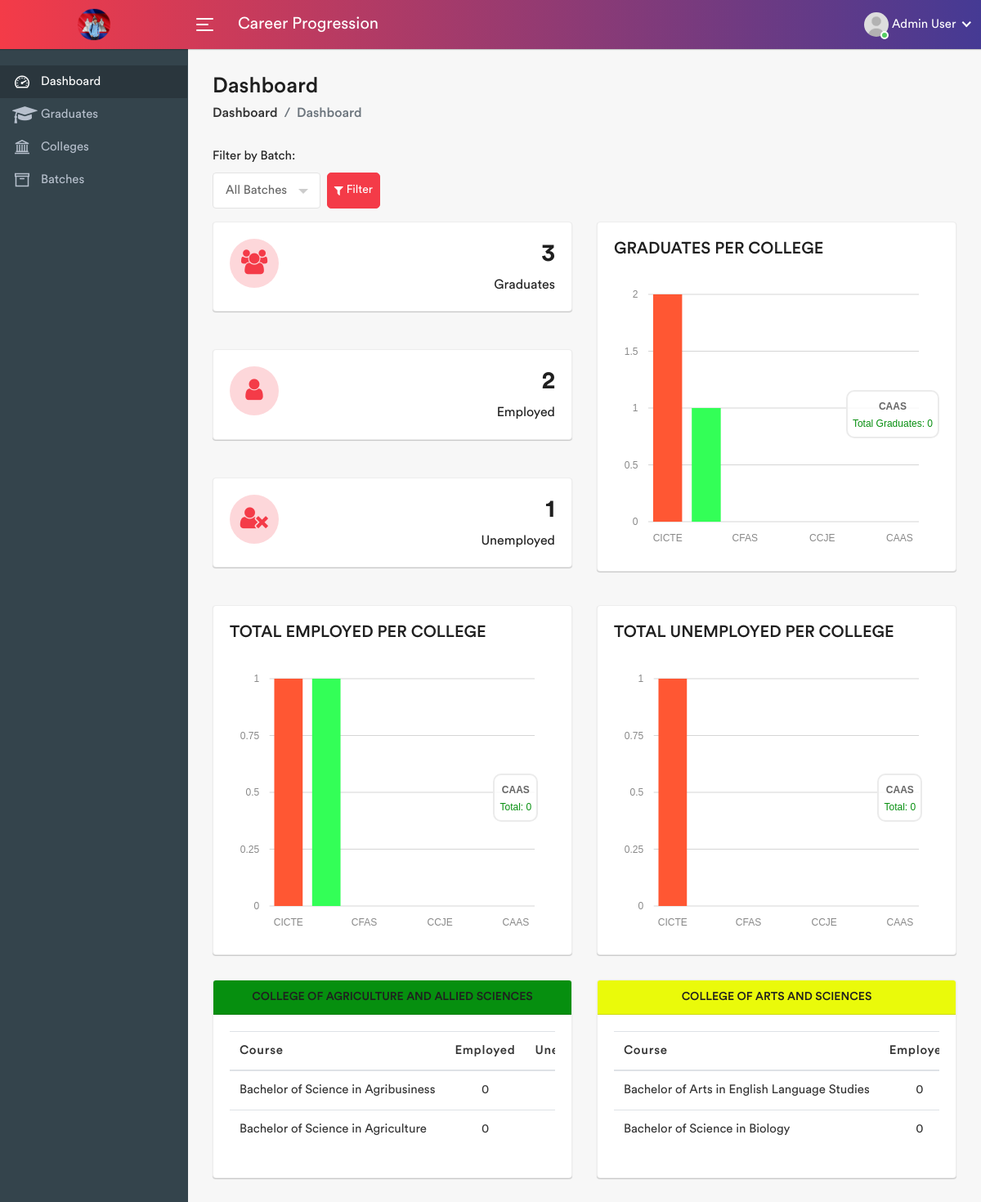
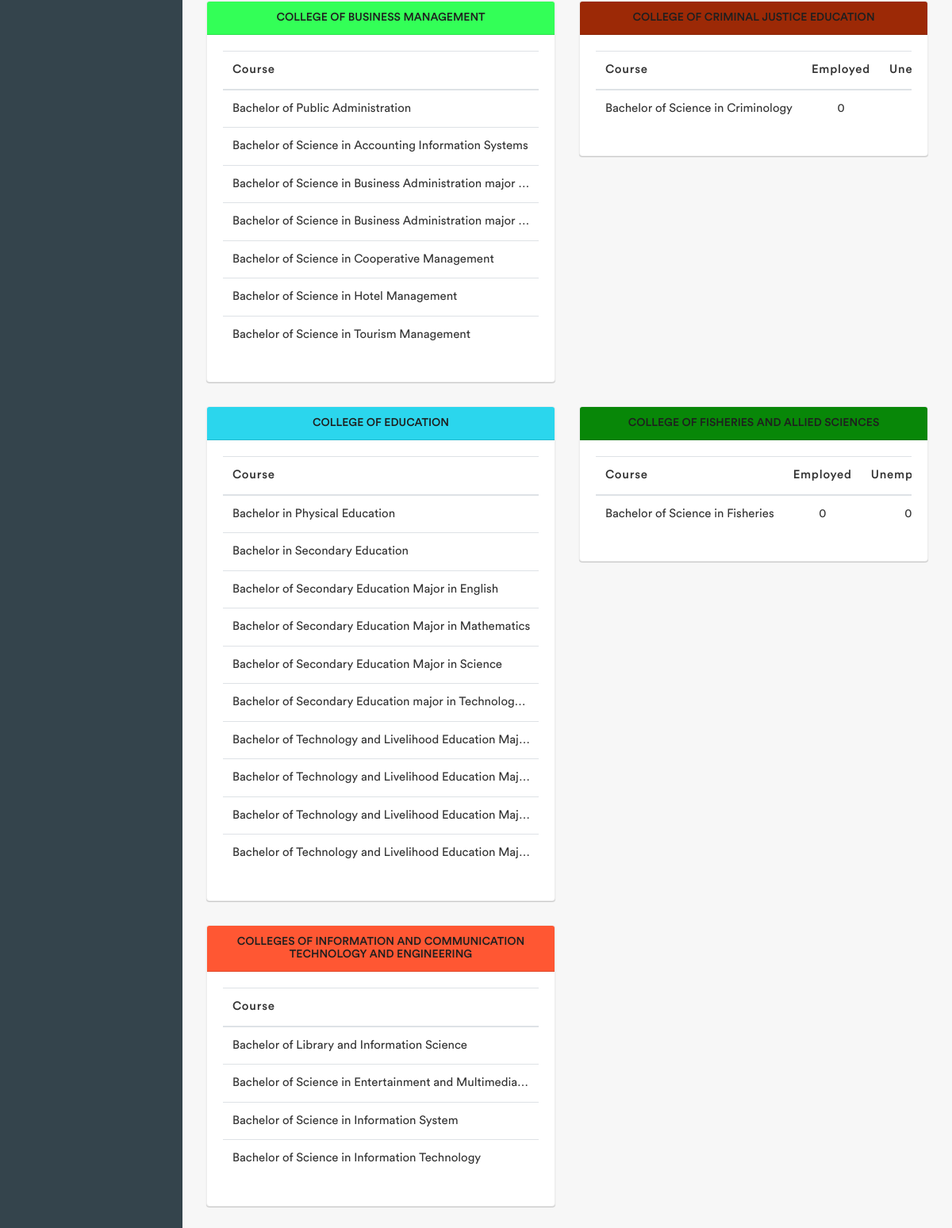
The app's page /pages/layouts/app.php?page=dashboard (signed in) with its own data (2 pictures, top to bottom).
### tables this page shows
CREATE TABLE `courses` (
  `id` int NOT NULL,
  `college_id` int NOT NULL,
  `name` varchar(255) NOT NULL,
  `code` varchar(255) NOT NULL,
  `description` text NOT NULL
);

### services/dashboard.php (called while the page is built, shortened)
<?php
class DashboardService
{
    private $dbConnection;
    public function __construct()
    {
        $this->dbConnection = new DatabaseConnection();
    }
    public function countGraduates($batch_id = null)
    {
        $pdo = $this->dbConnection->connect();
        $query = "SELECT COUNT(*) AS total FROM graduates";
        $params = [];
        $stmt = $pdo->prepare($query);
        $stmt->execute($params);
        return $stmt->fetch(PDO::FETCH_ASSOC)['total'];
    }
    public function countEmployed($batch_id = null)
    {
        $pdo = $this->dbConnection->connect();
        $query = "
            SELECT COUNT(DISTINCT g.id) AS employed
            FROM graduates g
            INNER JOIN work_experiences we ON g.id = we.graduate_id
            WHERE we.end_date IS NULL
        ";
        $params = [];
        $stmt = $pdo->prepare($query);
        $stmt->execute($params);
        return $stmt->fetch(PDO::FETCH_ASSOC)['employed'];
    }
    public function countUnemployed()
    {
        return $this->countGraduates() - $this->countEmployed();
    }
    public function getUnemployedByCollegeByCourse($batch_id = null)
    {
        $pdo = $this->dbConnection->connect();
        $query = "SELECT
                c.id AS college_id,
                c.name AS college_name,
                c.code AS college_code,
                c.color AS color,
                co.id AS course_id,
                co.name AS course_name,
                co.code AS course_code
              FROM colleges c
              LEFT JOIN courses co ON co.college_id = c.id
              ORDER BY c.name, co.name";
        $stmt = $pdo->prepare($query);
        $stmt->execute();
        $res = $stmt->fetchAll(PDO::FETCH_ASSOC);
        $colleges = [];
        foreach ($res as $row) {
            $collegeId = $row['college_id'];
            if (!isset($colleges[$collegeId])) {
                $colleges[$collegeId] = [
                    'id' => $row['college_id'],
                    'name' => $row['college_name'],
                    'code' => $row['college_code'],
                    'color' => $row['color'],
                    'courses' => []
                ];
            }
            if (!empty($row['course_id'])) {
                $colleges[$collegeId]['courses'][$row['course_id']] = [
                    'id' => $row['course_id'],
                    'name' => $row['course_name'],
                    'code' => $row['course_code'],
                    'total_unemployed' => 0,
                    'total_employed' => 0
                ];
            }
        }
        foreach ($colleges as &$college) {
            foreach ($college['courses'] as &$course) {
                $query = "SELECT COUNT(DISTINCT g.id) AS total
                      FROM graduates g
                      LEFT JOIN work_experiences w ON w.graduate_id = g.id
                      WHERE g.course_id = :course_id
                      AND (w.end_date IS NULL)";
                $stmt = $pdo->prepare($query);
                $stmt->bindParam(':course_id', $course['id'], PDO::PARAM_INT);
                $stmt->execute();
                $employed = $stmt->fetch(PDO::FETCH_ASSOC);
                $query = "SELECT COUNT(DISTINCT g.id) AS total
                      FROM graduates g
                      LEFT JOIN work_experiences w ON w.graduate_id = g.id
                      WHERE g.course_id = :course_id";
                $stmt = $pdo->prepare($query);
                $stmt->bindParam(':course_id', $course['id'], PDO::PARAM_INT);
                $stmt->execute();
                $all = $stmt->fetch(PDO::FETCH_ASSOC);
            }
        }
        return array_values($colleges);
    }
}

### pages/dashboard.php (the view, shortened to what this page needs)
<?php
require_once '../../services/dashboard.php';
$batch_id = null;
$dashboardService = new DashboardService();
$graduates = $dashboardService->countGraduates($batch_id);
$employed = $dashboardService->countEmployed($batch_id);
$unemployed = $dashboardService->countUnemployed();
$byCourses = $dashboardService->getUnemployedByCollegeByCourse($batch_id);
?>
<div class="row">
    <div class="col-12 col-md-4 col-lg-3">
        <form action="" method="post">
            <div class="form-group">
                <label>Filter by Batch:</label>
                <div class="d-flex">
                    <button class="btn btn-sm btn-primary ml-2 d-flex align-items-center">
                        <i class="fa fa-filter mr-1"></i>
                        Filter
                    </button>
                </div>
            </div>
        </form>
    </div>
</div>
<div class="display_cont" id="display_cont">
    <div class="row">
        <div class="col-md-6 col-12">
            <div class="row">
                <div class="col-12 mb-3">
                    <div class="card dash-widget">
                        <div class="card-body">
                            <span class="dash-widget-icon"><i class="fa fa-users"></i></span>
                            <div class="dash-widget-info">
                                <h3><?= $graduates ?></h3>
                                <span>Graduates</span>
                            </div>
                        </div>
                    </div>
                </div>
                <div class="col-12 mb-3">
                    <div class="card dash-widget">
                        <div class="card-body">
                            <span class="dash-widget-icon"><i class="fa fa-user"></i></span>
                            <div class="dash-widget-info">
                                <h3><?= $employed ?></h3>
                                <span>Employed</span>
                            </div>
                        </div>
                    </div>
                </div>
                <div class="col-12 mb-3">
                    <div class="card dash-widget">
                        <div class="card-body">
                            <span class="dash-widget-icon"><i class="fa fa-user-times"></i></span>
                            <div class="dash-widget-info">
                                <h3><?= $unemployed ?></h3>
                                <span>Unemployed</span>
                            </div>
                        </div>
                    </div>
                </div>
            </div>
        </div>
        <div class="col-md-6 col-12">
            <div class="card">
                <div class="card-body">
                    <h3 class="card-title text-uppercase">Graduates per College</h3>
                    <div id="bar-charts"></div>
                </div>
            </div>
        </div>
        <div class="col-md-6 col-12">
            <div class="card">
                <div class="card-body">
                    <h3 class="card-title text-uppercase">Total Employed Per College</h3>
                    <div id="tepc-charts"></div>
                </div>
            </div>
        </div>
        <div class="col-md-6 col-12">
            <div class="card">
                <div class="card-body">
                    <h3 class="card-title text-uppercase">Total Unemployed Per College</h3>
                    <div id="tupc-charts"></div>
                </div>
            </div>
        </div>
    </div>
    <div class="row">
        <?php foreach ($byCourses as $college): ?>
            <div class="col-md-6 col-12">
                <div class="card">
                    <div class="card-header" style="background-color: <?= $college['color'] ?>;">
                        <h5 class="text-uppercase mb-0 text-center"><?= htmlspecialchars($college['name']) ?></h5>
                    </div>
                    <div class="card-body">
                        <div class="table-responsive">
                            <table class="table">
                                <thead>
                                    <tr>
                                        <th>Course</th>
                                        <th class="text-center">Employed</th>
                                        <th class="text-center">Unemployed</th>
                                    </tr>
                                </thead>
                                <tbody>
                                    <?php foreach ($college['courses'] as $course): ?>
                                        <tr>
                                            <td class="text-truncate" style="max-width: 400px;"><?= htmlspecialchars($course['name']) ?></td>
                                            <td class="text-center"><?= htmlspecialchars($course['total_employed']) ?></td>
                                            <td class="text-center"><?= htmlspecialchars($course['total_unemployed']) ?></td>
                                        </tr>
                                    <?php endforeach; ?>
                                </tbody>
                            </table>
                        </div>
                    </div>
                </div>
            </div>
        <?php endforeach; ?>
    </div>
</div>

### records on screen
courses: name "Bachelor of Science in Agribusiness", total_employed "0"
courses: name "Bachelor of Science in Agriculture", total_employed "0"
courses: name "Bachelor of Arts in English Language Studies", total_employed "0"
courses: name "Bachelor of Science in Biology", total_employed "0"
courses: name "Bachelor of Public Administration"
courses: name "Bachelor of Science in Accounting Information Systems"
courses: name "Bachelor of Science in Business Administration major…"
courses: name "Bachelor of Science in Business Administration major…"
courses: name "Bachelor of Science in Cooperative Management"
courses: name "Bachelor of Science in Hotel Management"
courses: name "Bachelor of Science in Tourism Management"
courses: name "Bachelor of Science in Criminology", total_employed "0"
courses: name "Bachelor in Physical Education"
courses: name "Bachelor in Secondary Education"
courses: name "Bachelor of Secondary Education Major in English"
courses: name "Bachelor of Secondary Education Major in Mathematics"
courses: name "Bachelor of Secondary Education Major in Science"
courses: name "Bachelor of Secondary Education major in Technolog…"
courses: name "Bachelor of Technology and Livelihood Education Maj…"
courses: name "Bachelor of Technology and Livelihood Education Maj…"
courses: name "Bachelor of Technology and Livelihood Education Maj…"
courses: name "Bachelor of Technology and Livelihood Education Maj…"
courses: name "Bachelor of Science in Fisheries", total_employed "0", total_unemployed "0"
courses: name "Bachelor of Library and Information Science"
courses: name "Bachelor of Science in Entertainment and Multimedia…"
courses: name "Bachelor of Science in Information System"
courses: name "Bachelor of Science in Information Technology"

### other values on screen
$_SESSION['fullname'] "Admin User"
$page "Dashboard"
$graduates "3"
$employed "2"
$unemployed "1"
$college['name'] "COLLEGE OF AGRICULTURE AND ALLIED SCIENCES"
$college['name'] "COLLEGE OF ARTS AND SCIENCES"
$college['name'] "COLLEGE OF BUSINESS MANAGEMENT"
$college['name'] "COLLEGE OF CRIMINAL JUSTICE EDUCATION"
$college['name'] "COLLEGE OF EDUCATION"
$college['name'] "COLLEGE OF FISHERIES AND ALLIED SCIENCES"
$college['name'] "COLLEGES OF INFORMATION AND COMMUNICATION TECHNOLOGY AND ENGINEERING"
